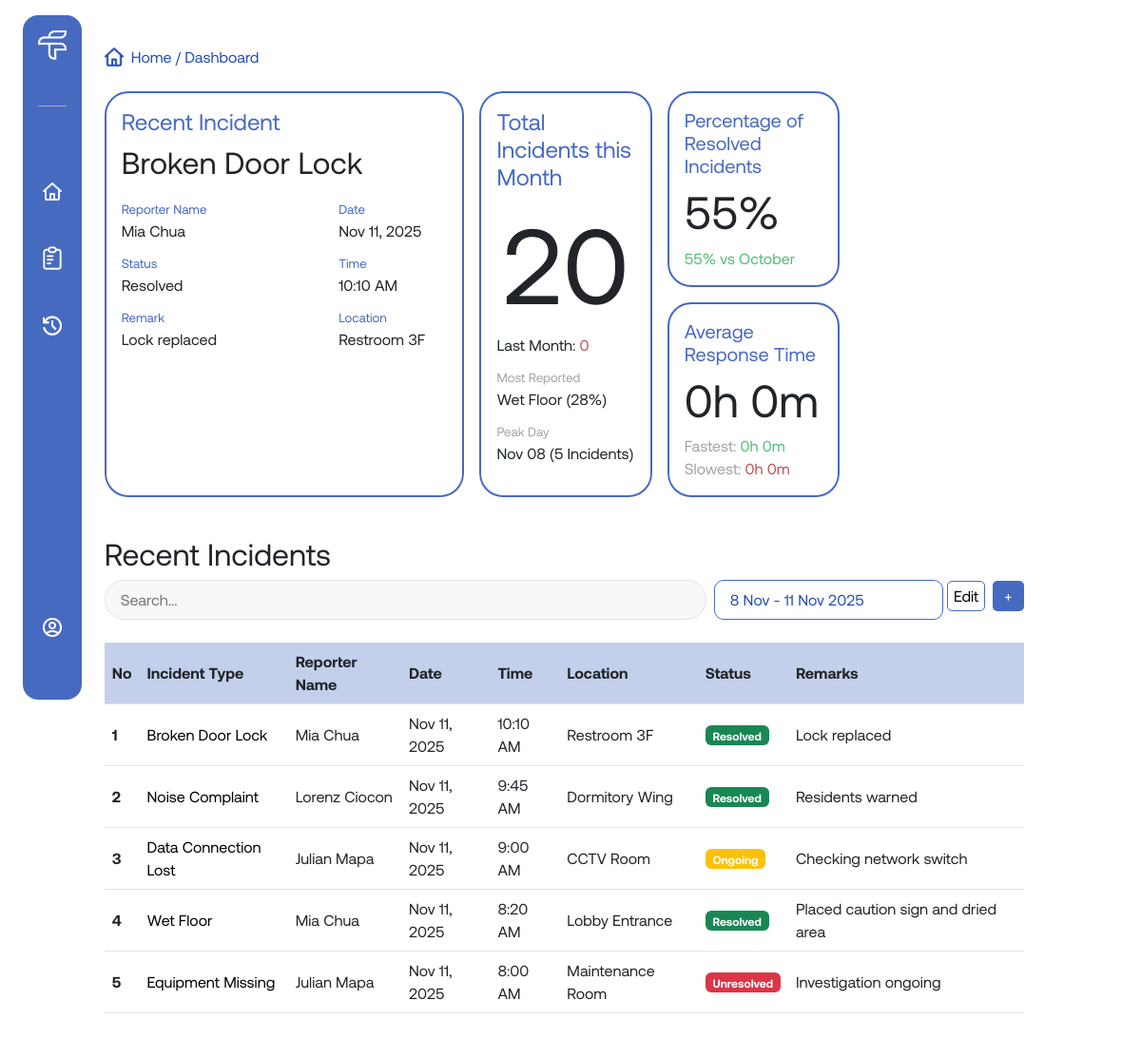
The app's page /pages/dashboard.php (signed in), older data.
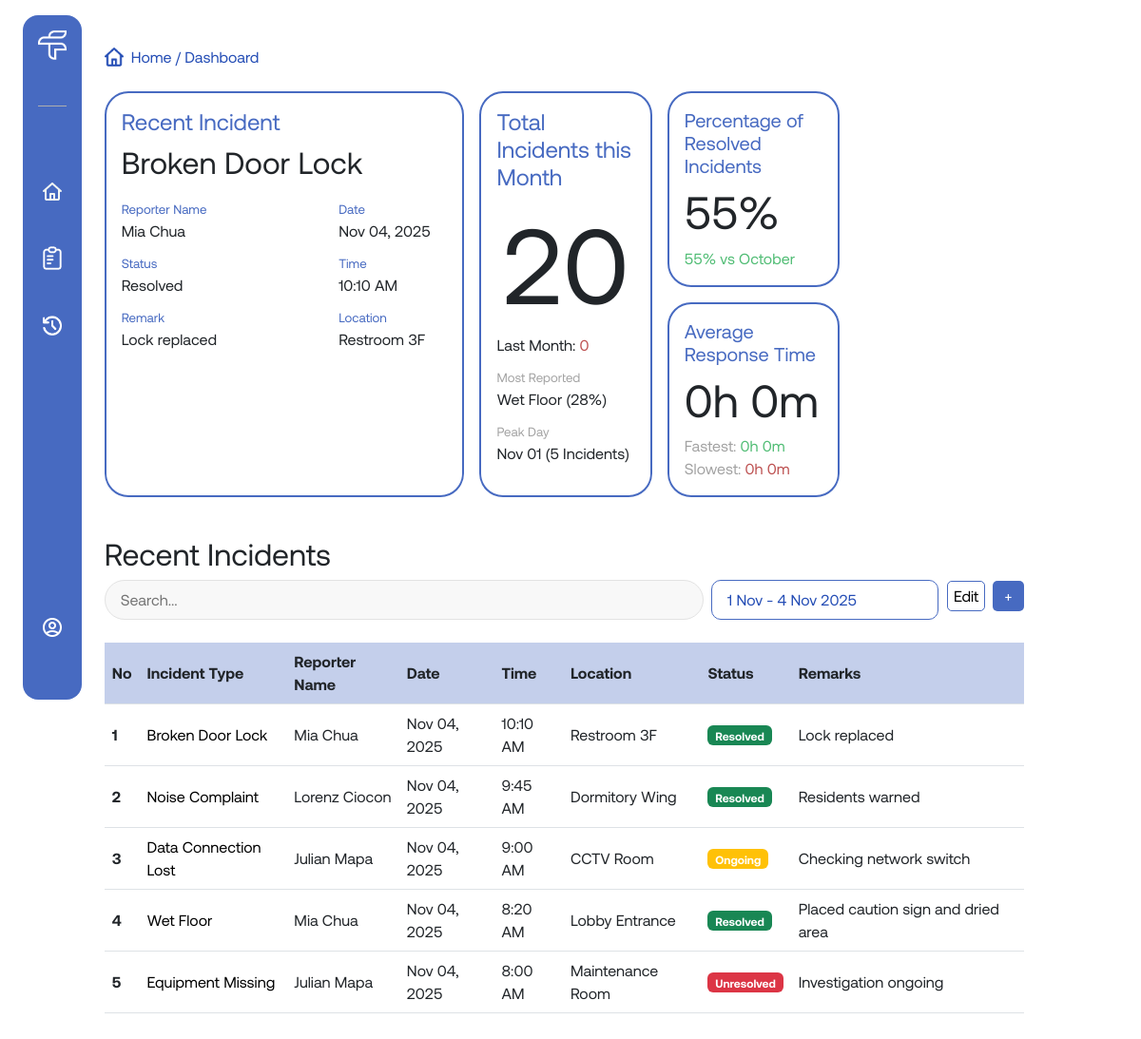
The same page, newer data.
### tables this page shows
CREATE TABLE incidents (
  incident_id INT(10) AUTO_INCREMENT PRIMARY KEY,
  description VARCHAR(255) NOT NULL,
  location VARCHAR(255) NOT NULL,
  reported_by INT(10),
  role_assigned_to VARCHAR(255),
  status VARCHAR(255) DEFAULT 'Ongoing',
  remarks VARCHAR(255),
  date DATE,
  time TIME,
  FOREIGN KEY (reported_by) REFERENCES users(user_id) ON DELETE SET NULL
);

CREATE TABLE users (
  user_id INT(10) AUTO_INCREMENT PRIMARY KEY,
  name VARCHAR(255) NOT NULL,
  role VARCHAR(255) NOT NULL,
  username VARCHAR(255) UNIQUE NOT NULL,
  password VARCHAR(255) NOT NULL
);

### pages/dashboard.php (the view, shortened to what this page needs)
<?php
    include('../includes/db_connect.php');
    if(isset($_SESSION['user_id'])){
        $user_id = $_SESSION['user_id'] ;
        $sql = "SELECT role FROM users WHERE user_id = $user_id";
        $result = mysqli_query($conn, $sql);
        if($result && mysqli_num_rows($result) > 0){
            $row = mysqli_fetch_assoc($result);
            $user_role = htmlspecialchars($row['role']);
        }
        if ($user_role == 'Admin') {
            $sql = "SELECT incidents.incident_id, incidents.description, users.name AS reporter_name, incidents.location, incidents.date, incidents.time, incidents.status, incidents.remarks
                    FROM incidents
                    LEFT JOIN users ON incidents.reported_by = users.user_id
                    ORDER BY incidents.incident_id DESC
                    LIMIT 5" ;
            $table_header = 'Recent' ;
        }
        $result_incidents = mysqli_query($conn, $sql);
        if ($user_role == 'Admin') {
            $recent_sql = "
                SELECT incidents.description, incidents.location, incidents.date, incidents.time, incidents.status, incidents.remarks, users.name AS reporter_name
                FROM incidents
                LEFT JOIN users ON incidents.reported_by = users.user_id
                ORDER BY incidents.incident_id DESC
                LIMIT 1
            ";
        }
        $recent_result = mysqli_query($conn, $recent_sql);
        $recent_incident = null;
        if ($recent_result && mysqli_num_rows($recent_result) > 0) {
            $recent_incident = mysqli_fetch_assoc($recent_result);
        }
        if ($recent_incident) {
            $recent_description = htmlspecialchars($recent_incident['description']);
            $recent_reporter = htmlspecialchars($recent_incident['reporter_name']);
            $recent_status = htmlspecialchars($recent_incident['status']);
            $recent_remarks = htmlspecialchars($recent_incident['remarks']);
            $recent_date = date("M d, Y", strtotime($recent_incident['date']));
            $recent_time = date("g:i A", strtotime($recent_incident['time']));
            $recent_location = htmlspecialchars($recent_incident['location']);
        }
        $role_condition = ($user_role != 'Admin') ? "AND incidents.role_assigned_to = '$user_role'" : "";
        $peak_day_sql = "
            SELECT date, COUNT(*) AS incidents_count
            FROM incidents
            WHERE MONTH(date) = 11 AND YEAR(date) = YEAR(CURDATE()) $role_condition
            GROUP BY date
            ORDER BY incidents_count DESC
            LIMIT 1
        ";
        $peak_day_result = mysqli_query($conn, $peak_day_sql);
        $peak_day = ['date' => '-', 'count' => 0];
        if ($peak_day_result && mysqli_num_rows($peak_day_result) > 0) {
            $row = mysqli_fetch_assoc($peak_day_result);
            $peak_day = [
                'date' => date("M d", strtotime($row['date'])),
                'count' => (int)$row['incidents_count']
            ];
        }
        $oldest_date = '-';
        $newest_date = '-';
        $date_range_sql = "
            SELECT MIN(date) AS oldest, MAX(date) AS newest
            FROM incidents
            WHERE 1=1 $role_condition
        ";
        $date_result = mysqli_query($conn, $date_range_sql);
        if ($date_result && mysqli_num_rows($date_result) > 0) {
            $row = mysqli_fetch_assoc($date_result);
            if ($row['oldest'] && $row['newest']) {
                $oldest_date = date("j M", strtotime($row['oldest']));
                $newest_date = date("j M Y", strtotime($row['newest']));
            }
        }
        function getTotalIncidentsByMonth($conn, $month, $role_condition) {
            $sql = "
                SELECT COUNT(*) AS total_incidents
                FROM incidents
                WHERE MONTH(date) = $month AND YEAR(date) = YEAR(CURDATE()) $role_condition
            ";
            $result = mysqli_query($conn, $sql);
            if ($result && mysqli_num_rows($result) > 0) {
                $row = mysqli_fetch_assoc($result);
                return (int)$row['total_incidents'];
            }
            return 0;
        }
        $november_total   = getTotalIncidentsByMonth($conn, 11, $role_condition);
        $october_total = getTotalIncidentsByMonth($conn, 10, $role_condition);
        function getIncidentCount($conn, $statusCondition, $month, $role_condition) {
            $sql = "SELECT COUNT(*) AS count FROM incidents
                    WHERE $statusCondition AND MONTH(date) = $month $role_condition;";
            $result = mysqli_query($conn, $sql);
            if ($result && mysqli_num_rows($result) > 0) {
                $row = mysqli_fetch_assoc($result);
                return (int)$row['count'];
            }
            return 0;
        }
        $resolved_incidents_this_month   = getIncidentCount($conn, "status = 'Resolved'", 11, $role_condition);
        $resolved_incidents_last_month   = getIncidentCount($conn, "status = 'Resolved'", 10, $role_condition);
        $this_resolved_pct   = $november_total > 0 ? round(($resolved_incidents_this_month / $november_total) * 100, 0) : 0;
        $last_resolved_pct   = $october_total > 0 ? round(($resolved_incidents_last_month / $october_total) * 100, 0) : 0;
        $improvement_pct = round($this_resolved_pct - $last_resolved_pct, 0);
        $improvement_style = $improvement_pct < 0 ? "red-text" : "green-text";
        $sql_response_time = "
            SELECT
                AVG(TIMESTAMPDIFF(MINUTE, isu.old_timestamp, isu.updated_timestamp)) AS avg_minutes,
                MIN(TIMESTAMPDIFF(MINUTE, isu.old_timestamp, isu.updated_timestamp)) AS fastest_minutes,
                MAX(TIMESTAMPDIFF(MINUTE, isu.old_timestamp, isu.updated_timestamp)) AS slowest_minutes
            FROM incident_status_updates AS isu
            JOIN incidents ON isu.incident_id = incidents.incident_id
            WHERE isu.old_status IN ('Unresolved', 'Ongoing')
            AND isu.new_status = 'Resolved'
            $role_condition
        ";
        $response_time_result = mysqli_query($conn, $sql_response_time);
        $response_times = ['avg' => 0, 'fastest' => 0, 'slowest' => 0];
        if ($response_time_result && mysqli_num_rows($response_time_result) > 0) {
            $row = mysqli_fetch_assoc($response_time_result);
            $response_times['avg'] = (int)$row['avg_minutes'];
            $response_times['fastest'] = (int)$row['fastest_minutes'];
            $response_times['slowest'] = (int)$row['slowest_minutes'];
        }
        function format_minutes($minutes) {
            $h = floor($minutes / 60);
            $m = $minutes % 60;
            return "{$h}h {$m}m";
        }
        $avg_time = format_minutes($response_times['avg']);
        $fastest_time = format_minutes($response_times['fastest']);
        $slowest_time = format_minutes($response_times['slowest']);
    }
?>
<!DOCTYPE html>
<html lang="en">
<head>
    <link href="https://cdn.jsdelivr.net/npm/bootstrap@5.3.8/dist/css/bootstrap.min.css" rel="stylesheet">
    <link rel="stylesheet" href="../assets/css/style.css">
</head>
<body>
    <div class="layout d-md-flex w-md-100">
        <?php include('../includes/navbar.php') ?>
        <div class="main-content flex-md-fill p-md-3 pt-md-5">
            <div class="main-content-container w-90 mx-auto mx-md-0 w-md-100">
                <p class="page-info"> <img src="../assets/images/blue-home-icon.png" alt=""><span>Home  /  Dashboard</span></p>
                <div class="dashboard-cards my-4 d-md-grid gap-md-3">
                    <div class="recent-incident dash-card dash-card-left">
                        <h4>Recent Incident</h4>
                        <h2><?= $recent_description ?></h2>
                        <div class="recent-bot-card">
                            <div class="recent-left">
                                <p class="recent-labels">Reporter Name</p>
                                <p><?= $recent_reporter ?></p>
                                <p class="recent-labels">Status</p>
                                <p><?= $recent_status ?></p>
                                <p class="recent-labels">Remark</p>
                                <p><?= $recent_remarks ?></p>
                            </div>
                            <div class="recent-right">
                                <p class="recent-labels">Date</p>
                                <p><?= $recent_date ?></p>
                                <p class="recent-labels">Time</p>
                                <p><?= $recent_time ?></p>
                                <p class="recent-labels">Location</p>
                                <p><?= $recent_location ?></p>
                            </div>
                        </div>
                    </div>
                    <div class="dash-card-right">
                        <div class="total-incidents dash-card">
                            <h4>Total Incidents this Month</h4>
                            <h1 class="text-center"><?= $november_total ?></h1>
                            <p>Last Month: <span class="red-text"><?= $october_total ?></span></p>
                            <p class="total-labels">Most Reported</p>
                            <p>Wet Floor (28%)</p>
                            <p class="total-labels">Peak Day</p>
                            <p><?= $peak_day['date'] ?> (<?= $peak_day['count'] ?> Incidents)</p>
                        </div>
                        <div class="right-right-col">
                            <div class="percentage dash-card">
                                <h4>Percentage of Resolved Incidents</h4>
                                <h2><?= $this_resolved_pct ?>%</h2>
                                <p class="<?= $improvement_style?>"><?= $improvement_pct?>% vs October</p>
                            </div>
                            <div class="average-time dash-card">
                                <h4>Average Response Time</h4>
                                <h2><?= $avg_time?></h2>
                                <p>Fastest: <span class="green-text"><?= $fastest_time?></span></p>
                                <p>Slowest: <span class="red-text"><?= $slowest_time?></span></p>
                            </div>
                        </div>
                    </div>
                </div>
                <h2><?= $table_header?> Incidents</h2>
                <div class="table-search-group">
                    <div class="top-search">
                        <input type="text" placeholder="Search..." id="searchInput">
                        <div class="filter-date">
                            <p><?= $oldest_date ?> - <?= $newest_date ?></p>
                        </div>
                    </div>
                    <div class="bot-search">
                        <button class="edit-btn" id="toggleEditMode">Edit</button>
                        <a href="./add-incident.php">+</a>
                    </div>
                </div>
                <table class="incident-table">
                    <thead>
                    <tr class="header-row">
                        <th scope="col">No</th>
                        <th scope="col">Incident Type</th>
                        <th scope="col">Reporter Name</th>
                        <th scope="col">Date</th>
                        <th scope="col">Time</th>
                        <th scope="col">Location</th>
                        <th scope="col">Status</th>
                        <th scope="col">Remarks</th>
                        <th class="edit-col"></th>
                    </tr>
                    </thead>
                    <tbody>
                        <?php
                            if ($result_incidents && mysqli_num_rows($result_incidents) > 0) {
                                $count = 1;
                                while ($row = mysqli_fetch_array($result_incidents)) {
                                    $incidentId = htmlspecialchars($row['incident_id']);
                                    $description = htmlspecialchars($row['description']);
                                    $reporter = htmlspecialchars($row['reporter_name']);
                                    $location = htmlspecialchars($row['location']);
                                    $date = date("M d, Y", strtotime($row['date']));
                                    $time = date("g:i A", strtotime($row['time']));
                                    $status = htmlspecialchars($row['status']);
                                    $remarks = htmlspecialchars($row['remarks']);
                                    $badgeClass = '';
                                    if ($status == 'Resolved') $badgeClass = 'bg-success';
                                    elseif ($status == 'Ongoing') $badgeClass = 'bg-warning';
                                    else $badgeClass = 'bg-danger';
                                    echo "
                                    <tr data-id='{$incidentId}'>
                                        <th scope='row' data-label='No'>{$count}</th>
                                        <td data-label='Incident Type'>{$description}</td>
                                        <td data-label='Reporter Name'>{$reporter}</td>
                                        <td data-label='Date'>{$date}</td>
                                        <td data-label='Time'>{$time}</td>
                                        <td data-label='Location'>{$location}</td>
                                        <td data-label='Status'><span class='badge {$badgeClass}'>{$status}</span></td>
                                        <td data-label='Remarks'>{$remarks}</td>
                                        <td class='edit-cell'></td>
                                    </tr>
                                    ";
                                    $count++;
                                }
                            } else {
                                echo "
                                <tr>
                                    <td colspan='9' class='text-center'>No incidents found.</td>
                                </tr>";
                            }
                        ?>
                    </tbody>
                </table>
            </div>
        </div>
    </div>
</body>
<?php include('../includes/footer.php') ?>

### includes/navbar.php (shortened to what this page needs)
<?php
    include('../includes/db_connect.php') ;
    $user_name = 'Guest' ;
    if(isset($_SESSION['user_id'])){
        $user_id = $_SESSION['user_id'] ;
        $sql = "SELECT name FROM users WHERE user_id = $user_id";
        $result = mysqli_query($conn, $sql);
        if($result && mysqli_num_rows($result) > 0){
            $row = mysqli_fetch_assoc($result);
            $user_name = htmlspecialchars($row['name']);
        }
    }
?>
<div class="nav-bar collapsed d-none d-md-block py-md-3 overflow-hidden">
    <div class="main-container d-md-flex flex-md-column rounded-4 p-md-3">
        <div class="nav-header d-md-flex align-items-md-center justify-content-md-center pb-md-5">
            <img src="../assets/images/white-logo.png" alt="" class="nav-logo">
        </div>
        <nav>
            <ul>
                <li><a href="../pages/dashboard.php"><img src="../assets/images/home-icon.png" alt=""><span>Home</span></a></li>
                <li><a href="../pages/reports.php"><img src="../assets/images/reports-icon.png" alt=""><span>Reports</span></a></li>
                <li><a href="../pages/history.php"><img src="../assets/images/history-icon.png" alt=""><span>History</span></a></li>
            </ul>
            <ul class="bot-nav">
                <li><a href="../pages/account.php"><img src="../assets/images/accounts-icon.png" alt=""><span><?= $user_name ?></span></a></li>
            </ul>
        </nav>
    </div>
</div>

### includes/footer.php (shortened to what this page needs)
</html>

Row changes from the older to the newer data that the page shows:
changed incidents "Broken Door Lock": date "Nov 11, 2025" → "Nov 04, 2025"
changed incidents "Noise Complaint": date "Nov 11, 2025" → "Nov 04, 2025"
changed incidents "Data Connection Lost": date "Nov 11, 2025" → "Nov 04, 2025"
changed incidents "Wet Floor": date "Nov 11, 2025" → "Nov 04, 2025"
changed incidents "Equipment Missing": date "Nov 11, 2025" → "Nov 04, 2025"
Text that changed along with them:
$peak_day['date']: "Nov 08" → "Nov 01"
$oldest_date: "8 Nov" → "1 Nov"
$newest_date: "11 Nov 2025" → "4 Nov 2025"
